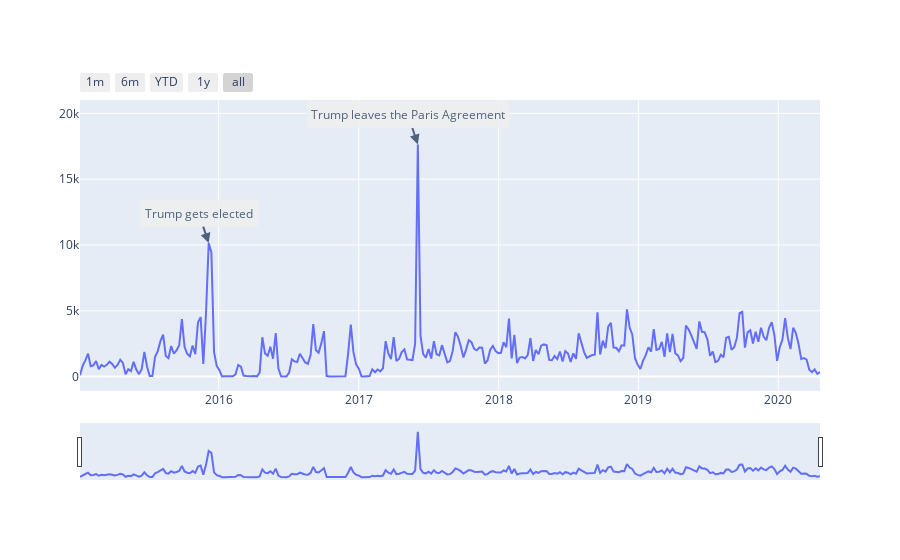

The code cell stored with this chart in its notebook:
### Code cell
import plotly.express as px
import plotly.graph_objects as go
import datetime

fig = go.Figure()


fig.add_trace(go.Scatter(x=df_time.index, y=df_time.val))
fig.update_xaxes(rangeslider_visible=True)

add_annotation(fig, df_time, datetime.datetime(2017, 6, 4), "Trump leaves the Paris Agreement")
add_annotation(fig, df_time, datetime.datetime(2015, 12, 6), "Trump gets elected")

fig.update_xaxes(
    rangeslider_visible=True,
    rangeselector=dict(
        buttons=list([
            dict(count=1, label="1m", step="month", stepmode="backward"),
            dict(count=6, label="6m", step="month", stepmode="backward"),
            dict(count=1, label="YTD", step="year", stepmode="todate"),
            dict(count=1, label="1y", step="year", stepmode="backward"),
            dict(step="all")
        ])
    )
)

fig.show()

### Figure 1 — Plotly figure (JSON) as saved in the notebook; plotly's stock layout.template omitted (floating-point values rounded to 4 significant figures; data arrays with more than 128 entries replaced by an {"elided": "..."} marker saying what was removed)
{"data": [{"type": "scatter", "x": {"elided": "277 str values"}, "y": {"elided": "277 int values"}}], "layout": {"annotations": [{"align": "center", "arrowhead": 2, "arrowsize": 1, "arrowwidth": 2, "bgcolor": "#EFEFEF", "borderpad": 4, "borderwidth": 2, "opacity": 0.8, "showarrow": true, "text": "Trump leaves the Paris Agreement", "x": "2017-06-04T00:00:00", "y": 17636}, {"align": "center", "arrowhead": 2, "arrowsize": 1, "arrowwidth": 2, "bgcolor": "#EFEFEF", "borderpad": 4, "borderwidth": 2, "opacity": 0.8, "showarrow": true, "text": "Trump gets elected", "x": "2015-12-06T00:00:00", "y": 10143}], "xaxis": {"rangeselector": {"buttons": [{"count": 1, "label": "1m", "step": "month", "stepmode": "backward"}, {"count": 6, "label": "6m", "step": "month", "stepmode": "backward"}, {"count": 1, "label": "YTD", "step": "year", "stepmode": "todate"}, {"count": 1, "label": "1y", "step": "year", "stepmode": "backward"}, {"step": "all"}]}, "rangeslider": {"visible": true}}}}
